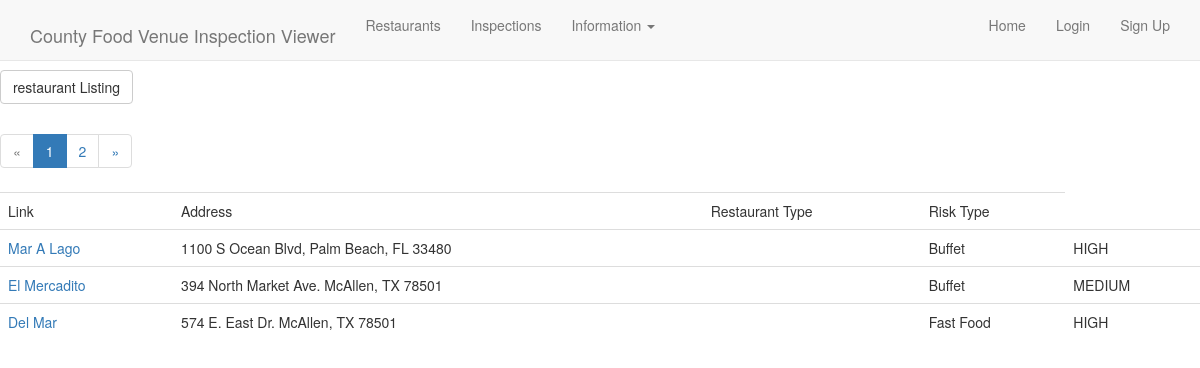
The page /fvi/fvi/restaurant/ on the database its author committed.
### fvi/models.py (models this page shows, shortened)
class restaurant(models.Model):
    RISK_TYPES = (
        ('L', 'Low'),
        ('M', 'Medium'),
        ('H', 'High'),
    )
    RESTAURANT_TYPES = (
        ('B', 'Buffet'),
        ('F', 'Fast Food'),
        ('S', 'Small Shop'),
    )
    id = models.IntegerField(primary_key=True)
    name = models.TextField(max_length=100)
    address = models.TextField(max_length=100)
    owner = models.CharField(max_length=30)
    licensePermit = models.IntegerField()
    restaurantType = models.CharField(max_length=1, choices=RESTAURANT_TYPES)
    riskType = models.CharField(max_length=1, choices=RISK_TYPES)
    class Meta:
        ordering = ('-pk',)
    def __str__(self):
        return self.name
    def get_absolute_url(self):
        return reverse('fvi_restaurant_detail', args=(self.pk,))

### fvi/views.py (the view)
class restaurantListView(ListView):
    model = restaurant
    template_name = 'fvi/restaurant_list.html'  # Default: <app_label>/<model_name>_list.html
    context_object_name = 'restaurants'  # Default: object_list
    paginate_by = 3
    queryset = restaurant.objects.all()  # Default: Model.objects.all()

### fvi/templates/fvi/restaurant_list.html
{% extends "base.html" %}
{% load static %}
{% block content %}
<p><a class="btn btn-default" href="{% url 'fvi_restaurant_list' %}">restaurant Listing</a></p>
<table class="table">
<tr>
<td>Link</td>
    <td>Address</td>
    <td>Restaurant Type</td>
    <td>Risk Type</td>
</tr>
    {% for object in object_list %}
        <tr>
            <td><a href="{{object.get_absolute_url}}">{{object}}</a></td>
            <td>{{ object.address }}</td>
            <td>{{ object.get_riskType }}</td>
            <td>
                {% if object.restaurantType == "B" %}
                    Buffet
                {% elif object.restaurantType == "F" %}
                    Fast Food
                {% elif object.restaurantType == "S" %}
                    Small Shop
                {% elif object.restaurantType == "F" %}
                    Visit
                {% elif object.restaurantType == "O" %}
                    Other
                {% endif %}
            </td>
            <td>
                {% if object.riskType == "L" %}
                    LOW
                {% elif object.riskType == "M" %}
                    MEDIUM
                {% elif object.riskType == "H" %}
                    HIGH
                {% elif object.riskType == "F" %}
                    Visit
                {% endif %}
            </td>
        </tr>
    {% endfor %}
{% if is_paginated %}
  <ul class="pagination">
    {% if page_obj.has_previous %}
      <li><a href="?page={{ page_obj.previous_page_number }}">&laquo;</a></li>
    {% else %}
      <li class="disabled"><span>&laquo;</span></li>
    {% endif %}
    {% for i in paginator.page_range %}
      {% if page_obj.number == i %}
        <li class="active"><span>{{ i }} <span class="sr-only">(current)</span></span></li>
      {% else %}
        <li><a href="?page={{ i }}">{{ i }}</a></li>
      {% endif %}
    {% endfor %}
    {% if page_obj.has_next %}
      <li><a href="?page={{ page_obj.next_page_number }}">&raquo;</a></li>
    {% else %}
      <li class="disabled"><span>&raquo;</span></li>
    {% endif %}
  </ul>
{% endif %}
{% endblock %}

### rows shown on the page
restaurant: name "Mar A Lago", address "1100 S Ocean Blvd, Palm Beach, FL 33480", restaurantType "Buffet", riskType "HIGH"
restaurant: name "El Mercadito", address "394 North Market Ave. McAllen, TX 78501", restaurantType "Buffet", riskType "MEDIUM"
restaurant: name "Del Mar", address "574 E. East Dr. McAllen, TX 78501", restaurantType "Fast Food", riskType "HIGH"

### other values the page prints
{{ i }} "1"
{{ i }} "2"
